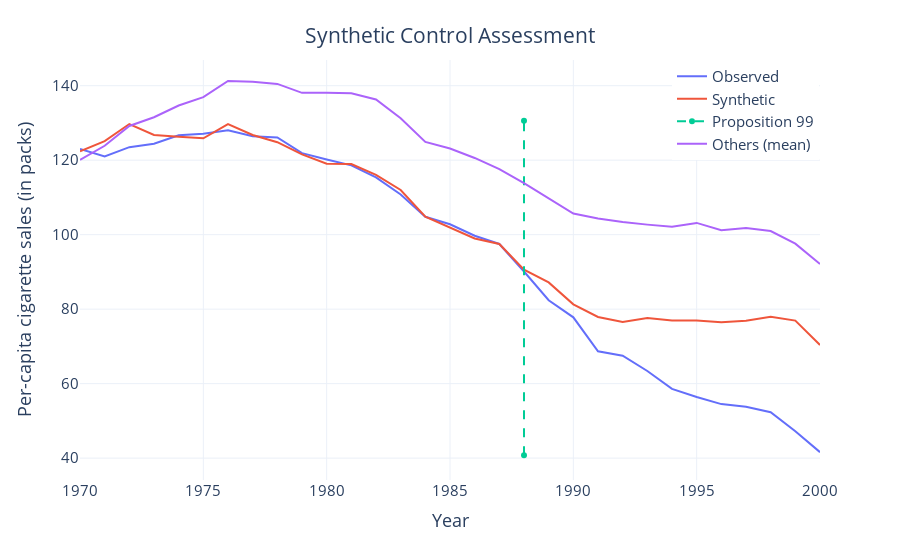

Notebook source saved alongside this figure:
### Markdown cell above
Now that we have our synthetic control, we can plot it with the outcome variable of the State of California.

### Code cell
# Plot:
fig = px.line( data_frame = result, 
               x = "year", y = ["Observed" , "Synthetic"], 
               template = "plotly_white", )

fig.add_trace( pgo.Scatter( x = [1988, 1988],
                            y = [result.Observed.min()*0.98, result.Observed.max()*1.02], 
                            line = { 'dash': 'dash', }, name = 'Proposition 99' 
                          ))

fig.add_trace( pgo.Scatter( x = result['year'],
                            y = plot_df['OtherStates'], name = 'Others (mean)' 
                          ))

fig.update_layout( title = { 'text':"Synthetic Control Assessment", 
                             'y':0.95, 'x':0.5, }, 
                   legend = dict( y = 1, x = 0.8, orientation = 'v'),
                   legend_title = "",
                   xaxis_title = "Year", yaxis_title = "Per-capita cigarette sales (in packs)",
                   font = dict( size = 15 ) )

fig.show()

### Figure 1 — Plotly figure (JSON) as saved in the notebook; plotly's stock layout.template omitted (floating-point values rounded to 4 significant figures)
{"data": [{"hovertemplate": "variable=Observed<br>year=%{x}<br>value=%{y}<extra></extra>", "legendgroup": "Observed", "line": {"color": "#636efa", "dash": "solid"}, "marker": {"symbol": "circle"}, "mode": "lines", "name": "Observed", "orientation": "v", "showlegend": true, "type": "scatter", "x": [1970, 1971, 1972, 1973, 1974, 1975, 1976, 1977, 1978, 1979, 1980, 1981, 1982, 1983, 1984, 1985, 1986, 1987, 1988, 1989, 1990, 1991, 1992, 1993, 1994, 1995, 1996, 1997, 1998, 1999, 2000], "xaxis": "x", "y": [123, 121, 123.5, 124.4, 126.7, 127.1, 128, 126.4, 126.1, 121.9, 120.2, 118.6, 115.4, 110.8, 104.8, 102.8, 99.7, 97.5, 90.1, 82.4, 77.8, 68.7, 67.5, 63.4, 58.6, 56.4, 54.5, 53.8, 52.3, 47.2, 41.6], "yaxis": "y"}, {"hovertemplate": "variable=Synthetic<br>year=%{x}<br>value=%{y}<extra></extra>", "legendgroup": "Synthetic", "line": {"color": "#EF553B", "dash": "solid"}, "marker": {"symbol": "circle"}, "mode": "lines", "name": "Synthetic", "orientation": "v", "showlegend": true, "type": "scatter", "x": [1970, 1971, 1972, 1973, 1974, 1975, 1976, 1977, 1978, 1979, 1980, 1981, 1982, 1983, 1984, 1985, 1986, 1987, 1988, 1989, 1990, 1991, 1992, 1993, 1994, 1995, 1996, 1997, 1998, 1999, 2000], "xaxis": "x", "y": [122.4, 125.1, 129.7, 126.8, 126.3, 125.9, 129.7, 126.8, 124.8, 121.5, 119.1, 118.9, 116.0, 112.0, 104.8, 101.9, 98.99, 97.49, 90.58, 87.18, 81.28, 77.89, 76.53, 77.59, 76.92, 76.97, 76.5, 76.91, 77.93, 76.92, 70.39], "yaxis": "y"}, {"line": {"dash": "dash"}, "name": "Proposition 99", "type": "scatter", "x": [1988, 1988], "y": [40.77, 130.6]}, {"name": "Others (mean)", "type": "scatter", "x": [1970, 1971, 1972, 1973, 1974, 1975, 1976, 1977, 1978, 1979, 1980, 1981, 1982, 1983, 1984, 1985, 1986, 1987, 1988, 1989, 1990, 1991, 1992, 1993, 1994, 1995, 1996, 1997, 1998, 1999, 2000], "y": [120.1, 123.9, 129.2, 131.5, 134.7, 136.9, 141.3, 141.1, 140.5, 138.1, 138.1, 138.0, 136.3, 131.2, 124.9, 123.1, 120.6, 117.6, 113.8, 109.7, 105.7, 104.3, 103.4, 102.7, 102.1, 103.2, 101.2, 101.8, 101.0, 97.59, 92.13]}], "layout": {"font": {"size": 15}, "legend": {"orientation": "v", "title": {"text": ""}, "tracegroupgap": 0, "x": 0.8, "y": 1}, "margin": {"t": 60}, "title": {"text": "Synthetic Control Assessment", "x": 0.5, "y": 0.95}, "xaxis": {"anchor": "y", "domain": [0, 1], "title": {"text": "Year"}}, "yaxis": {"anchor": "x", "domain": [0, 1], "title": {"text": "Per-capita cigarette sales (in packs)"}}}}
